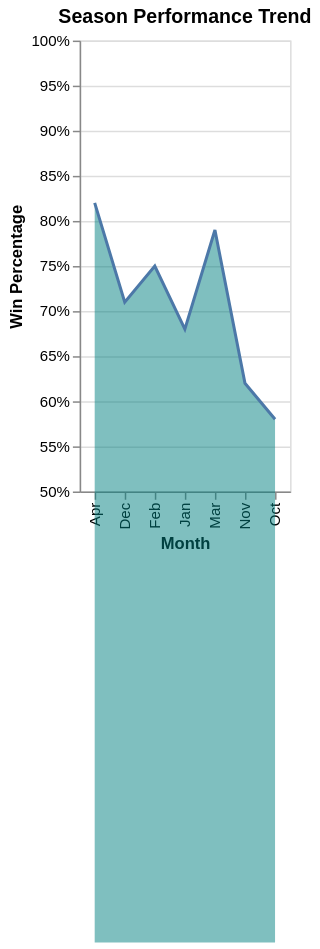

Source (Vega-Lite JSON):
### Vega-Lite specification from a JSON file in a GitHub repository (floating-point values rounded to 4 significant figures)
{"$schema": "https://vega.github.io/schema/vega-lite/v5.json", "description": "Season performance trends", "data": {"values": [{"month": "Oct", "winPercentage": 0.58}, {"month": "Nov", "winPercentage": 0.62}, {"month": "Dec", "winPercentage": 0.71}, {"month": "Jan", "winPercentage": 0.68}, {"month": "Feb", "winPercentage": 0.75}, {"month": "Mar", "winPercentage": 0.79}, {"month": "Apr", "winPercentage": 0.82}]}, "mark": {"type": "area", "line": true, "color": "teal", "opacity": 0.5}, "encoding": {"x": {"field": "month", "type": "ordinal", "axis": {"title": "Month"}}, "y": {"field": "winPercentage", "type": "quantitative", "axis": {"title": "Win Percentage", "format": ".0%"}, "scale": {"domain": [0.5, 1]}}, "tooltip": [{"field": "month", "type": "ordinal"}, {"field": "winPercentage", "type": "quantitative", "title": "Win %", "format": ".1%"}]}, "title": "Season Performance Trend"}
